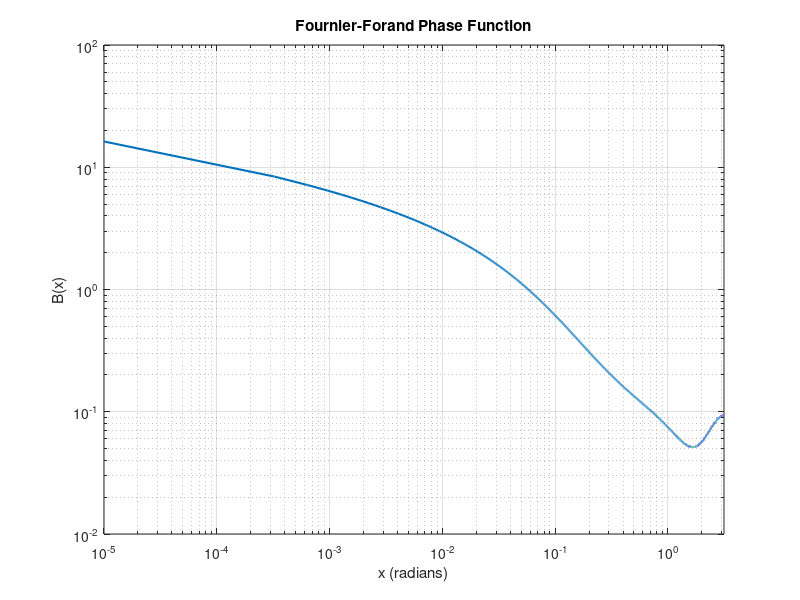

MATLAB code for this plot:
u = 4.9;
n = 0.9;

v = (3 - u) / 2;

s = @(x) (4 / (3 * (n - 1)^2)) .* sin(x / 2).^2;

B = @(x) ...
    (1 ./ (4*pi .* (1 - s(x)).^2 .* s(x).^v)) .* ...
    (v .* (1 - s(x)) ...
    - (1 - s(x).^v) ...
    + (s(x) .* (1 - s(x).^v) ...
    - v .* (1 - s(x))) .* sin(x / 2).^(-2)) ...
    + ((1 - s(pi).^v) / ...
    (16*pi * (s(pi) - 1) * s(pi).^v)) .* ...
    (3*cos(x).^2 - 1);

% x in radians
x = linspace(1e-5, pi, 10000);

y = B(x);

figure;
%plot(x, y, 'LineWidth', 1.5);
loglog(x, y, 'LineWidth', 1.5);
xlabel('x (radians)');
ylabel('B(x)');
title('Fournier-Forand Phase Function');
grid on;
xlim([0 pi]);
